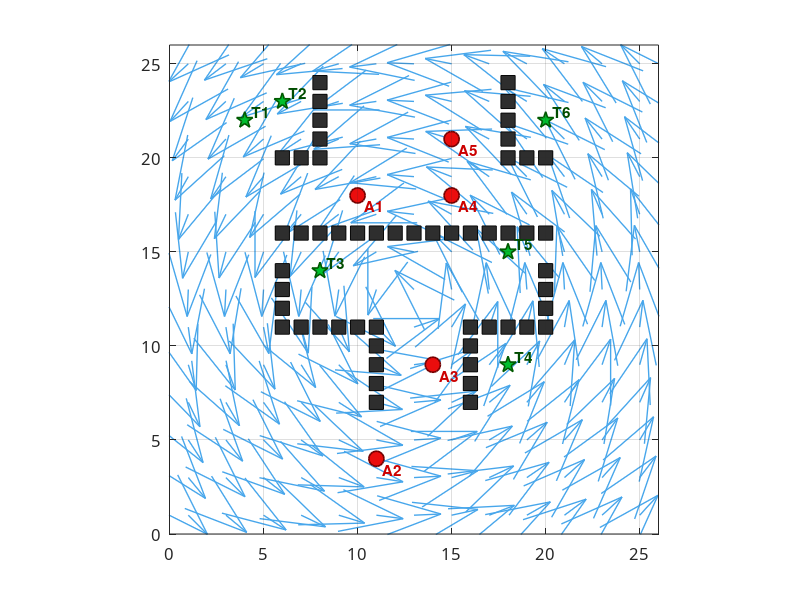

This chart was generated by the following MATLAB code: (Note: this script raises an error after producing the figure.)
clear;
close all;
clc;

project_root = fileparts(mfilename('fullpath'));
output_dir = fullfile(project_root, 'paper-output', 'figures');
if ~exist(output_dir, 'dir')
    mkdir(output_dir);
end

MAX_X = 25;
MAX_Y = 25;

Target_12 = [22, 23, 14,  9, 15, 22;
              4,  6,  8, 18, 18, 20];
Robot_1 = [18,  4,  9, 18, 21;
           10, 11, 14, 15, 15];
Obstale = [16,16,16,16,16,16,16,16,16,16,16,16,16,16,16,14,13,12,11,11,11,11,11,11,10,9,8,7,7,8,9,10,11,11,11,11,11,12,13,14,20,20,20,20,20,20,21,22,23,24,21,22,23,24;
            6,7,8,9,10,11,12,13,14,15,16,17,18,19,20,6,6,6,6,7,8,9,10,11,11,11,11,11,16,16,16,16,16,17,18,19,20,20,20,20,6,7,8,18,19,20,8,8,8,8,18,18,18,18];;

V_ocean = 2;
aerf = zeros(MAX_X, MAX_Y);
center_x = MAX_Y / 2;
center_y = MAX_X / 2;
for y = 1:MAX_X
    for x = 1:MAX_Y
        angle_to_center = atan2d(y - center_y, x - center_x);
        aerf(y, x) = angle_to_center + 90;
    end
end

[plot_X, plot_Y] = meshgrid(1:MAX_Y, 1:MAX_X);
U_ocean_plot = zeros(size(plot_X));
V_ocean_plot = zeros(size(plot_Y));
for y = 1:MAX_X
    for x = 1:MAX_Y
        angle = aerf(y, x);
        U_ocean_plot(y, x) = V_ocean * cosd(angle);
        V_ocean_plot(y, x) = V_ocean * sind(angle);
    end
end

figure('Visible', 'off');
set(gcf, 'Color', 'w', 'Position', [100, 100, 960, 820]);
hold on;

h_current = quiver(plot_X(1:2:end, 1:2:end), plot_Y(1:2:end, 1:2:end), ...
    U_ocean_plot(1:2:end, 1:2:end), V_ocean_plot(1:2:end, 1:2:end), ...
    0.55, 'Color', [0.28 0.65 0.92], 'LineWidth', 1.0, 'MaxHeadSize', 1.4);
h_obstacle = scatter(Obstale(2, :), Obstale(1, :), 105, 's', 'filled', ...
    'MarkerFaceColor', [0.18 0.18 0.18], 'MarkerEdgeColor', [0.03 0.03 0.03], 'LineWidth', 0.5);
h_robot = scatter(Robot_1(2, :), Robot_1(1, :), 120, 'o', 'filled', ...
    'MarkerFaceColor', [0.92 0.05 0.05], 'MarkerEdgeColor', [0.45 0.00 0.00], 'LineWidth', 1.2);
h_target = scatter(Target_12(2, :), Target_12(1, :), 150, 'p', 'filled', ...
    'MarkerFaceColor', [0.00 0.75 0.18], 'MarkerEdgeColor', [0.00 0.35 0.00], 'LineWidth', 1.2);

for idx = 1:size(Robot_1, 2)
    text(Robot_1(2, idx) + 0.35, Robot_1(1, idx) - 0.55, ...
        ['A', num2str(idx)], 'Color', [0.80 0.00 0.00], ...
        'FontSize', 11, 'FontWeight', 'bold');
end
for idx = 1:size(Target_12, 2)
    text(Target_12(2, idx) + 0.35, Target_12(1, idx) + 0.45, ...
        ['T', num2str(idx)], 'Color', [0.00 0.30 0.00], ...
        'FontSize', 11, 'FontWeight', 'bold');
end

axis([0 MAX_Y + 1 0 MAX_X + 1]);
axis equal;
grid on;
box on;
set(gca, 'XTick', 0:5:25, 'YTick', 0:5:25, ...
    'FontName', 'Microsoft YaHei', 'FontSize', 12, 'Layer', 'top');
xlabel(u([88 22352 26631 32 47 32 26629 26684]), 'FontName', 'Microsoft YaHei', 'FontSize', 13, 'FontWeight', 'bold');
ylabel(u([89 22352 26631 32 47 32 26629 26684]), 'FontName', 'Microsoft YaHei', 'FontSize', 13, 'FontWeight', 'bold');
title(u([20108 32500 22810 65 85 86 20219 21153 29615 22659 22270]), ...
    'FontName', 'Microsoft YaHei', 'FontSize', 15, 'FontWeight', 'bold');
legend([h_obstacle, h_robot, h_target, h_current], ...
    {u([38556 30861 29289]), u([65 85 86 36215 28857]), u([30446 26631 28857]), u([27915 27969 26041 21521])}, ...
    'Location', 'northeastoutside', 'FontName', 'Microsoft YaHei', 'FontSize', 11);

file_name = fullfile(output_dir, 'fig2d-many-to-many-restored-screenshot-version.png');
saveas(gcf, file_name);
close(gcf);

disp(file_name);

function text_value = u(codes)
    text_value = char(codes);
end
